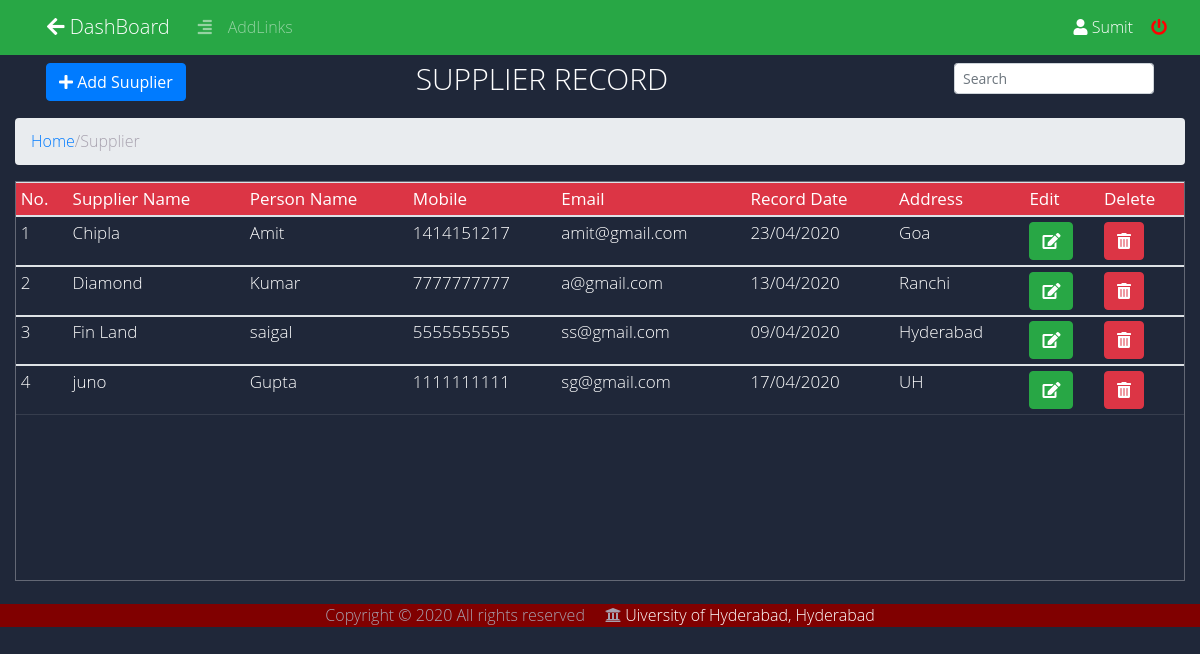
/admin/supplier.php (signed in), run on the app's committed database.
### tables this page shows
CREATE TABLE `supplier` (
  `supplier_id` int(11) NOT NULL,
  `contact_person_name` varchar(30) DEFAULT NULL,
  `supplier_name` varchar(30) NOT NULL,
  `mobile_no` varchar(20) DEFAULT NULL,
  `email` varchar(50) NOT NULL,
  `address` varchar(30) DEFAULT NULL,
  `record_date` date DEFAULT NULL
);

### admin/supplier.php (the view, shortened to what this page needs)
<!DOCTYPE html>
<html lang="en">
<?php include ("includes/admin_header.php"); ?>
<body>
<?php include("includes/admin_navbar.php"); ?>
		       <div class="col-lg-12 m-auto" style="background-color: #1F2739;"><br><br>
					<nav class="navbar">
					  	<div class="container-fluid">
					  		<button type="button" class="btn btn-primary" data-toggle="modal" data-target="#drugmodal">
								<i class="fa fa-plus" aria-hidden="true"></i>&nbsp;Add Suuplier
							</button>
							<ul class="nav navbar-nav">
					      		<h2 id="h">Supplier Record</h2>
					    	</ul>
					    	<ul>
					    		<div class='input-group' id="in">
					    			<input class="form-control form-control-sm ml-3 w-75"  type="text" placeholder="Search" name="" id="search" onkeyup="searchfun()"  aria-label="Search">
		  						</div>
					  		</ul>
					 	</div>
					</nav>
				</div>
			<div class="col-lg-12 m-auto">
				<ol class="breadcrumb">
					<li><a href="index.php">Home</a></li> /
				<li class="active">Supplier</li>
				</ol>
				<div class="tbl-content">
					<table id="drugTable"class="table table-sm table table-hover">
						<thead class="badge-danger">
							<tr>
							    <th>No.</th>
							    <th>Supplier Name</th>
							    <th>Person Name</th>
							    <th>Mobile</th>
						        <th>Email</th>
						        <th>Record Date</th>
						        <th>Address</th>
						        <th>Edit</th>
						        <th>Delete</th>
						    </tr>
						</thead>
						<?php
							$query = "SELECT supplier_id,contact_person_name,supplier_name,mobile_no,email,DATE_FORMAT(record_date, '%d/%m/%Y') AS doj,address FROM supplier ORDER BY supplier_name ASC;";
							$run = mysqli_query($conn,$query);
							$counter=1;
							if($run)
							{
								while($row = mysqli_fetch_array($run))
								{
						?>
						<tbody>
							<tr>
							    <td><?php echo $counter; ?></td>
							  	<td><?php echo $row['supplier_name']; ?></td>
								<td><?php echo $row['contact_person_name']; ?></td>
								<td><?php echo $row['mobile_no']; ?></td>
								<td><?php echo $row['email']; ?></td>
								<td><?php echo $row['doj']; ?></td>
								<td><?php echo $row['address']; ?></td>
								<td>
								    <button type="button" class="btn btn-success "><a href="edit_supplier.php?id=<?php echo $row['supplier_id']; ?>" class="text-white"><i class="fas fa-edit"></i></a>
								    </button>
							    </td>
							    <td>
								    <button type="button" class="btn btn-danger "><a href="php_action/delete_supplier.php?id=<?php echo $row['supplier_id'];?>" class="text-white" onclick="javascript:return confirm('Do you want to Delete?');"><i class="fas fa-trash-alt"></i></a>
								     </button>
								</td>
							</tr>
						</tbody>
						<?php
									$counter++;
								}
							}
							else
							{
								echo "No record found";
							}
						?>
				    </table>
				</div>
			</div>
		<?php include ("../footer.php");?>
</body>
</html>

### admin/mycss/mystyle.css (style rules this page uses)
#h { font-size: 30px; color: #fff; text-transform: uppercase; font-weight: 300; margin-bottom: 10px; margin-top: 4px; }
#in { margin-top: 10px; }
table { width:100%; border-radius: 2em; }
.tbl-content { height:400px; overflow-x:auto; margin-top: 1px; border: 1px solid rgba(255,255,255,0.3); }
th { position: sticky; top: 0; padding: 20px 15px; font-weight: 500; font-size: 17px; color: #fff; box-shadow: 0 2px 2px -1px rgba(0, 0, 0, 0.4); }
td { padding: 10px; vertical-align:middle; font-weight: 300; font-size: 17px; color: #fff; border-bottom: solid 1px rgba(255,255,255,0.1); }

### admin/supplier.php (style rules this page uses)
body { font-family: 'Open Sans', sans-serif; font-weight: 300; line-height: 1.42em; color:#A7A1AE; background-color:#1F2739; overflow: hidden; }

### data on the page
supplier: supplier_name "Chipla", contact_person_name "Amit", mobile_no "1414151217", email "amit@gmail.com", doj "23/04/2020", address "Goa"
supplier: supplier_name "Diamond", contact_person_name "Kumar", mobile_no "7777777777", email "a@gmail.com", doj "13/04/2020", address "Ranchi"
supplier: supplier_name "Fin Land", contact_person_name "saigal", mobile_no "5555555555", email "ss@gmail.com", doj "09/04/2020", address "Hyderabad"
supplier: supplier_name "juno", contact_person_name "Gupta", mobile_no "1111111111", email "sg@gmail.com", doj "17/04/2020", address "UH"

### other printed values
$_SESSION['adminname'] "Sumit"
